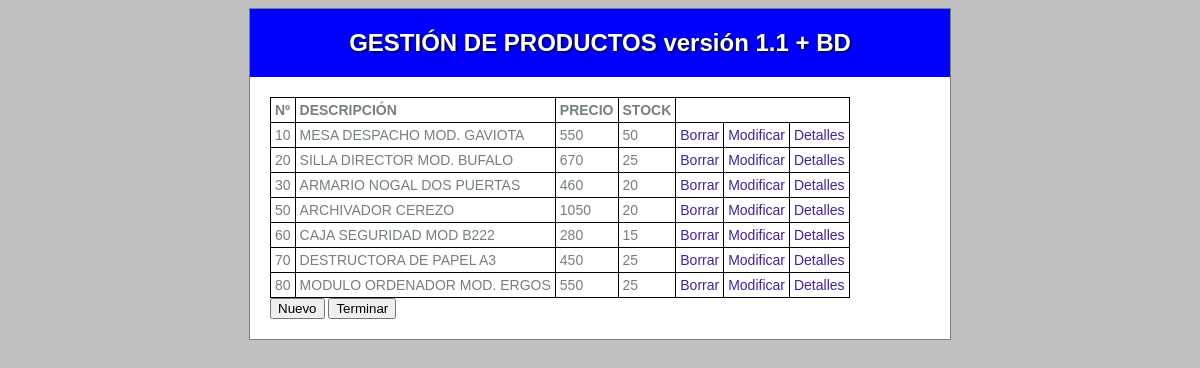
/crud-productos/index.php, run on the app's committed database.
### tables this page shows
CREATE TABLE `PRODUCTOS` (
  `PRODUCTO_NO` int(4) NOT NULL,
  `DESCRIPCION` varchar(30) DEFAULT NULL,
  `PRECIO_ACTUAL` float(8,2) DEFAULT NULL,
  `STOCK_DISPONIBLE` int(9) DEFAULT NULL
);

### crud-productos/index.php (called while the page is built, shortened)
<?php
include_once 'app/funciones.php';
$contenido="";
$contenido .= mostrarDatos();
include_once "app/layout/principal.php";

### crud-productos/app/AccesoDatos.php (called while the page is built, shortened)
<?php
class AccesoDatos {
    private static $modelo = null;
    private $dbh = null;
    public static function getModelo(){
        if (self::$modelo == null){
            self::$modelo = new AccesoDatos();
        }
        return self::$modelo;
    }
    private function __construct(){
         $this->dbh = new mysqli(DB_SERVER,DB_USER,DB_PASSWD,DATABASE);
    }
    public function getProductos ():array {
        $tpro = [];
        $stmt_productos  = $this->dbh->prepare("select * from PRODUCTOS");
        $stmt_productos->execute();
        $result = $stmt_productos->get_result();
        if ( $result ){
            while ( $pro = $result->fetch_object('Producto')){
               $tpro[]= $pro;
            }
        }
        return $tpro;
    }
}

### crud-productos/app/funciones.php (the view, shortened to what this page needs)
<?php
include_once 'app/AccesoDatos.php';
function mostrarDatos (){
    $titulos = [ "Nº","DESCRIPCIÓN","PRECIO","STOCK"];
    $msg = "<table>\n";
    $msg .= "<tr>";
    for ($j=0; $j < count($titulos); $j++){
        $msg .= "<th>$titulos[$j]</th>";
    }
    $msg .= "</tr>";
    $auto = $_SERVER['PHP_SELF'];
    $db = AccesoDatos::getModelo();
    $tpro = $db->getProductos();
    foreach ($tpro as $pro) {
        $msg .= "<tr>";
        $msg .= "<td>$pro->PRODUCTO_NO</td>";
        $msg .= "<td>$pro->DESCRIPCION</td>";
        $msg .= "<td>$pro->PRECIO_ACTUAL</td>";
        $msg .= "<td>$pro->STOCK_DISPONIBLE</td>";
        $msg .="<td><a href=\"#\" onclick=\"confirmarBorrar('$pro->DESCRIPCION','$pro->PRODUCTO_NO');\" >Borrar</a></td>\n";
        $msg .="<td><a href=\"".$auto."?orden=Modificar&id=$pro->PRODUCTO_NO\">Modificar</a></td>\n";
        $msg .="<td><a href=\"".$auto."?orden=Detalles&id=$pro->PRODUCTO_NO\" >Detalles</a></td>\n";
        $msg .="</tr>\n";
    }
    $msg .= "</table>";
    return $msg;
}

### crud-productos/app/layout/principal.php (shortened to what this page needs)
<!DOCTYPE html>
<html>
<head>
<link href="web/default.css" rel="stylesheet" type="text/css" />
</head>
<body>
<div id="container" >
<div id="header">
<h1>GESTIÓN DE PRODUCTOS versión 1.1 + BD</h1>
</div>
<div id="content">
<?= $contenido ?>
<form>
<input type="submit" name="orden" value="Nuevo">
<input type="submit" name="orden" value="Terminar">
</form>
</div>
</div>
</body>

### crud-productos/web/default.css (style rules this page uses)
body { background: silver; text-align: justify; font-family: Tahoma, Geneva, sans-serif; font-size: 14px; color: #757E82; }
#container { margin: 0 auto; width: 700px; background:#fff; border: solid 1px; }
#header { background: blue; text-align: center; padding: 20px; color: white; text-shadow: black 0.1em 0.1em 0.2em; }
#header h1 { font-size: 24px; margin: 0; }
#content { background: white; clear: left; padding: 20px; }
a { color: #429; text-decoration: none; }
table, th, td { border: 1px solid black; border-collapse:collapse; padding: 4px; }

### data on the page
productos: PRODUCTO_NO "10", DESCRIPCION "MESA DESPACHO MOD. GAVIOTA", PRECIO_ACTUAL "550", STOCK_DISPONIBLE "50"
productos: PRODUCTO_NO "20", DESCRIPCION "SILLA DIRECTOR MOD. BUFALO", PRECIO_ACTUAL "670", STOCK_DISPONIBLE "25"
productos: PRODUCTO_NO "30", DESCRIPCION "ARMARIO NOGAL DOS PUERTAS", PRECIO_ACTUAL "460", STOCK_DISPONIBLE "20"
productos: PRODUCTO_NO "50", DESCRIPCION "ARCHIVADOR CEREZO", PRECIO_ACTUAL "1050", STOCK_DISPONIBLE "20"
productos: PRODUCTO_NO "60", DESCRIPCION "CAJA SEGURIDAD MOD B222", PRECIO_ACTUAL "280", STOCK_DISPONIBLE "15"
productos: PRODUCTO_NO "70", DESCRIPCION "DESTRUCTORA DE PAPEL A3", PRECIO_ACTUAL "450", STOCK_DISPONIBLE "25"
productos: PRODUCTO_NO "80", DESCRIPCION "MODULO ORDENADOR MOD. ERGOS", PRECIO_ACTUAL "550", STOCK_DISPONIBLE "25"

### other printed values
$titulos[$j] "Nº"
$titulos[$j] "DESCRIPCIÓN"
$titulos[$j] "PRECIO"
$titulos[$j] "STOCK"
